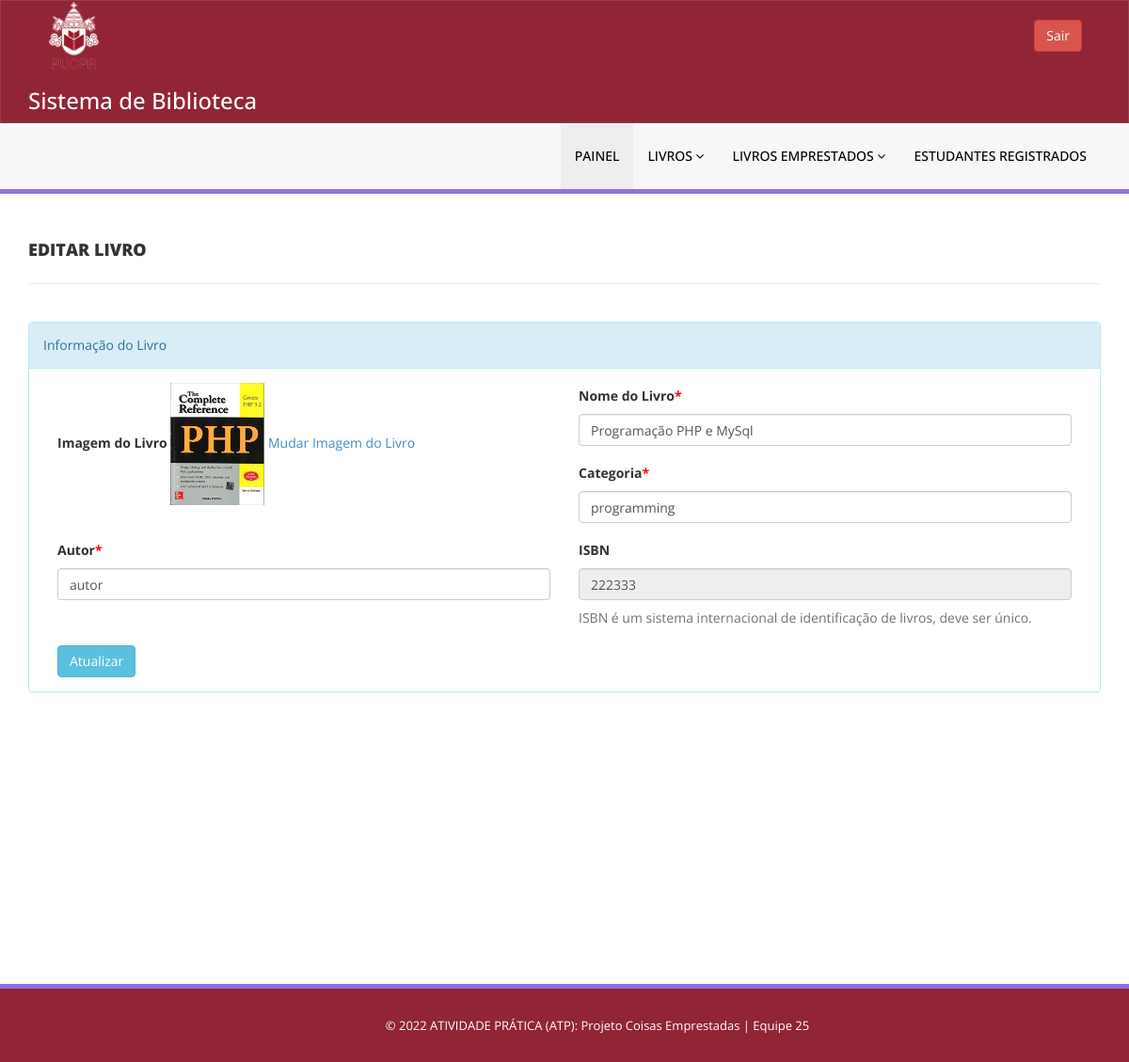
Page /admin/editarLivro.php?bookid=1 (signed in) on the committed database.
### tables this page shows
CREATE TABLE `tblbooks` (
  `id` int(11) NOT NULL,
  `BookName` varchar(255) DEFAULT NULL,
  `Category` varchar(255) DEFAULT NULL,
  `Author` varchar(255) DEFAULT NULL,
  `ISBNNumber` varchar(25) DEFAULT NULL,
  `bookImage` varchar(250) NOT NULL,
  `isIssued` int(1) DEFAULT NULL,
  `RegDate` timestamp NULL DEFAULT current_timestamp(),
  `UpdationDate` timestamp NULL DEFAULT NULL ON UPDATE current_timestamp()
);

### admin/editarLivro.php (the view, shortened to what this page needs)
<?php
include('includes/config.php');
if (strlen($_SESSION['alogin']) == 0) {
	header('location:index.php');
} else {
?>
	<!DOCTYPE html>
	<html xmlns="http://www.w3.org/1999/xhtml">
	<head>
		<link href="assets/css/bootstrap.css" rel="stylesheet" />
		<link href="assets/css/font-awesome.css" rel="stylesheet" />
		<link href="assets/css/style.css" rel="stylesheet" />
	</head>
	<body>
		<?php include('includes/header.php'); ?>
		<div class="content-wrapper">
			<div class="container">
				<div class="row pad-botm">
					<div class="col-md-12">
						<h4 class="header-line">Editar Livro</h4>
					</div>
				</div>
				<div class="row">
					<div class="col-md12 col-sm-12 col-xs-12">
						<div class="panel panel-info">
							<div class="panel-heading">
								Informação do Livro
							</div>
							<div class="panel-body">
								<form role="form" method="post">
									<?php
									$bookid = intval($_GET['bookid']);
									$sql = "SELECT tblbooks.BookName,tblbooks.Category, tblbooks.Author,tblbooks.ISBNNumber,tblbooks.id as bookid,tblbooks.bookImage from tblbooks where tblbooks.id=:bookid";
									$query = $dbh->prepare($sql);
									$query->bindParam(':bookid', $bookid, PDO::PARAM_STR);
									$query->execute();
									$results = $query->fetchAll(PDO::FETCH_OBJ);
									if ($query->rowCount() > 0) {
										foreach ($results as $result) { ?>
											<div class="col-md-6">
												<div class="form-group">
													<label>Imagem do Livro</label>
													<img src="bookimg/<?php echo htmlentities($result->bookImage); ?>" width="100">
													<a href="alterarImg.php?bookid=<?php echo htmlentities($result->bookid); ?>">Mudar
														Imagem do Livro</a>
												</div>
											</div>
											<div class="col-md-6">
												<div class="form-group">
													<label>Nome do Livro<span style="color:red;">*</span></label>
													<input class="form-control" type="text" name="bookname" value="<?php echo htmlentities($result->BookName); ?>" required />
												</div>
											</div>
											<div class="col-md-6">
												<div class="form-group">
													<label> Categoria<span style="color:red;">*</span></label>
													<input class="form-control" name="category" required="required" value="<?php echo htmlentities($result->Category); ?>" required />
												</div>
											</div>
											<div class="col-md-6">
												<div class="form-group">
													<label> Autor<span style="color:red;">*</span></label>
													<input class="form-control" name="author" required="required" value="<?php echo htmlentities($result->Author); ?>" required />
												</div>
											</div>
											<div class="col-md-6">
												<div class="form-group">
													<label>ISBN</label>
													<input class="form-control" type="text" name="isbn" value="<?php echo htmlentities($result->ISBNNumber); ?>" readonly />
													<p class="help-block">ISBN é um sistema internacional de identificação de
														livros, deve ser único.</p>
												</div>
											</div>
									<?php }
									} ?>
									<div class="col-md-12">
										<button type="submit" name="update" class="btn btn-info">Atualizar </button>
									</div>
								</form>
							</div>
						</div>
					</div>
				</div>
			</div>
		</div>
		<?php include('includes/footer.php'); ?>
	</body>
	</html>
<?php } ?>

### admin/assets/css/style.css (style rules this page uses)
.content-wrapper { margin-top: 40px; min-height: 800px; padding-bottom: 90px; }
.header-line { font-weight: 900; padding-bottom: 25px; border-bottom: 1px solid #eeeeee; text-transform: uppercase; }
.pad-botm { padding-bottom: 30px; }

### rows in the picture
tblbooks: bookImage (picture), bookname "Programação PHP e MySql", category "programming", author "autor", isbn "222333"
